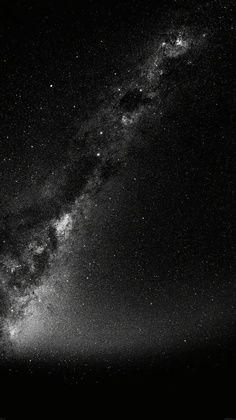
%> input picture labs/in_lab_documents_codes/lab1/stars.JPG, 236 x 420 px, shrunk from 750 x 1334 before the run
$ octave lab1.m   (GNU Octave 9; MATLAB toolbox functions it lacks are replaced by stand-ins)
%> lines starting %> are read from the running program, lines starting %| are printed output that depends on the picture
%> further down, Im is the input picture: size 420x236x3 uint8; mean R, G, B 24.9, 24.9, 24.2
### labs/in_lab_documents_codes/lab1/lab1inscale.m
function [Inew] = lab1inscale(Im)

[h,w,c] = size(Im)
%> h = 420; w = 236; c = 3
if c==3
    Im = rgb2gray(Im);
%> Im: size 420x236 uint8
end

I = double(Im);

a = -min(I(:)); %make the matrix as a column matrix
%> a = 0
Gmax = 255;

b = Gmax / ( max(I(:))-min(I(:)) );
%> b = 1

%calculate new image with old image(I)
Inew = b*(I+a);

Inew = uint8(Inew);
%> Inew: size 420x236 uint8
subplot(2,2,1),imshow(Im); %2x2, 1.
title 'Original Image'
subplot(2,2,2),imshow(Inew);
title 'Scaled Image'
subplot(2,2,3),histogram(Im);
subplot(2,2,4),histogram(Inew);
end

### labs/in_lab_documents_codes/lab1/lab1condscale.m
function [Jnew] =lab1condscale(Im,Iref)
[~,~,c] = size(Im);
%check the image
if c==3
    Im =rgb2gray(Im);
end

%check referance image
[~,~,c] = size(Iref);
if c==3
    Iref = rgb2gray(Iref);
end

%matrices
J = double(Im);
I = double(Iref);

b = std(I(:))/std(J(:));
a= mean(I(:))/b-mean(J(:));

Jnew = b*(J+a);
disp([ mean(I(:)), mean(J(:)),mean(Jnew(:)) ]);
disp([ std(I(:)), std(J(:)),std(Jnew(:)) ]);

Jnew=uint8(Jnew);

subplot(2,2,1),imshow(Iref); %2x2, 1.
title 'Reference Image'
subplot(2,2,3),imshow(Im);
title 'Original Image'
subplot(2,2,4),imshow(Jnew);
title 'Processed Image'
end

### labs/in_lab_documents_codes/lab1/lab1.m
%% Linear Scaling
clc; clear; close all;

% [5 lines of commented-out code are left out]

Im = imread('stars.JPG');
%Im =imread('wheel.JPG');


[Inew] = lab1inscale(Im);
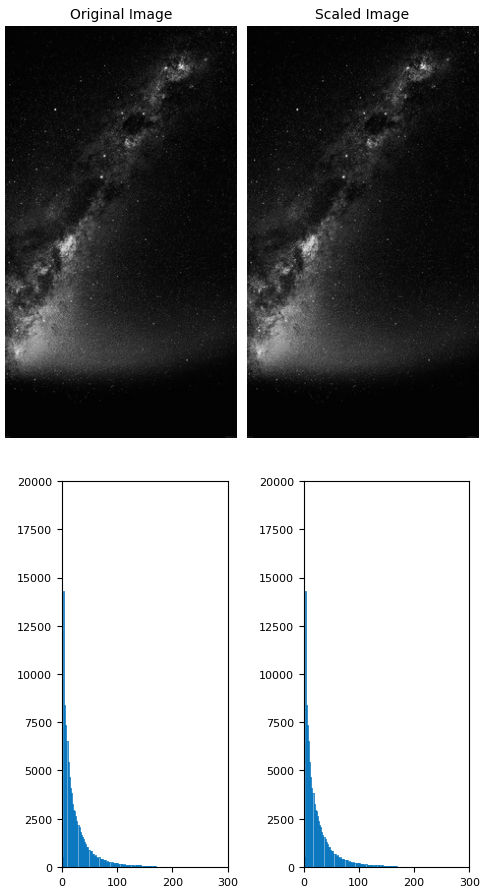
%> figure redrawn from the program's plot data, 4 panels

%% Conditional Scaling
clc; clear; close all

% [6 lines of commented-out code are left out]
Im = imread('money.JPG');
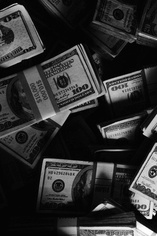
%> input picture labs/in_lab_documents_codes/lab1/money.JPG, 157 x 236 px, shrunk from 500 x 750 before the run
%> Im is the input picture: size 236x157x3 uint8; min 0, max 255, mean 47.2
Iref = imread('nightcity.JPG');
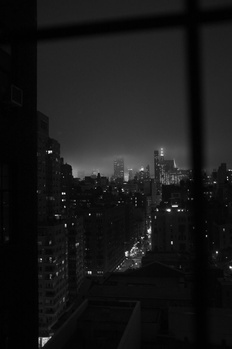
%> input picture labs/in_lab_documents_codes/lab1/nightcity.JPG, 232 x 349 px, shrunk from 736 x 1108 before the run
%> Iref is the input picture: size 349x232x3 uint8; min 0, max 255, mean 23.8

[Jnew] = lab1condscale(Im,Iref);
%> in lab1condscale, `b = std(I(:))/std(J(:));`: b = 0.416
%> in lab1condscale, `a= mean(I(:))/b-mean(J(:));`: a = 10.03
%> in lab1condscale, `Jnew = b*(J+a);`:
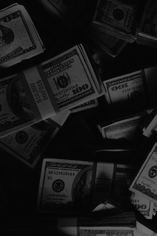
%> Jnew: size 236x157 double; min 4.17, max 110.3, mean 23.8
%|    23.791   47.156   23.791
%|    23.029   55.358   23.029


%% Box Filter
clc; clear; close all
%> (the run ends here)
